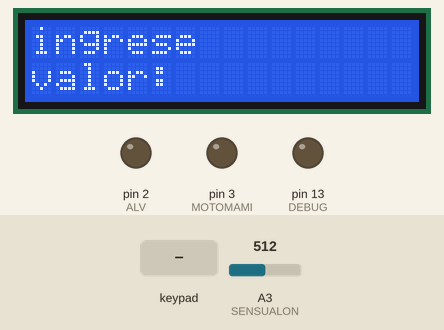
This sketch was run on a simulated Arduino Uno, built with avr-gcc and run on an emulated ATmega328P. On the bench: 16×2 character LCD, output pins drawn as LEDs (lit = HIGH). Inputs (shaded band) come from the test bench; at power-on: A3 (SENSUALON) = 512. What the sketch prints to the serial monitor is not drawn.

Above: at 1.2 s.
1.3 s: keypad keys 7 6 5 4 # pressed 0.4 s apart
At 4.2 s:
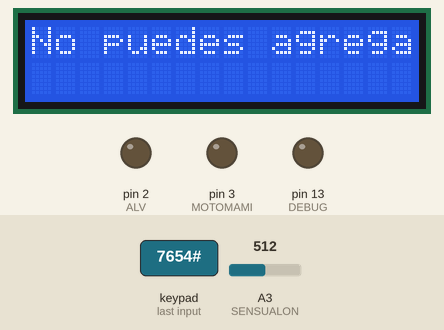
6.3 s: key '#' pressed
At 8.4 s:
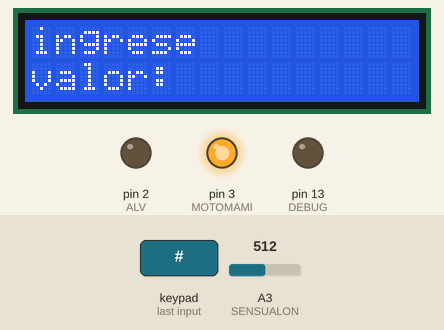
9.3 s: A3 (SENSUALON) set to 900
At 10.3 s:
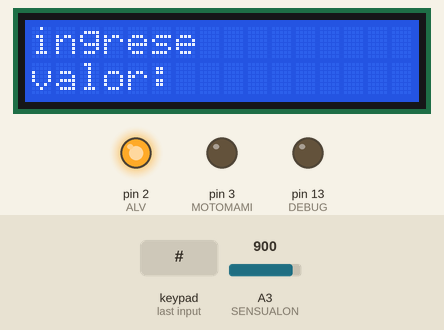
11.1 s: keypad keys 1 1 1 0 9 8 pressed 0.4 s apart
At 14.4 s:
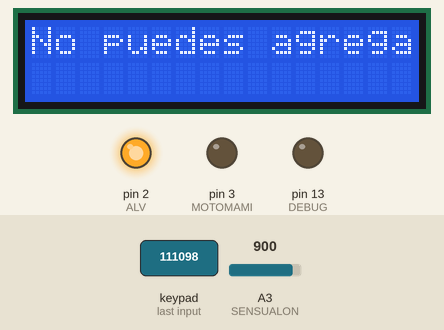
16.5 s: A3 (SENSUALON) set to 716
At 19.3 s:
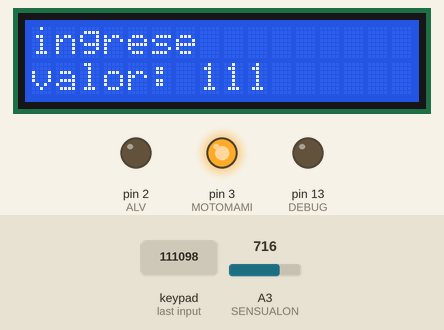
19.5 s: key '#' pressed
At 23.2 s:
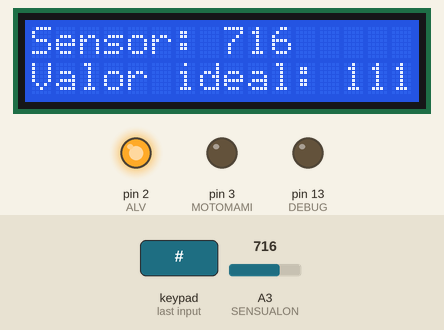
Timing chart, 0 to 23.5 s (numbered marks = the images above; inputs shaded):
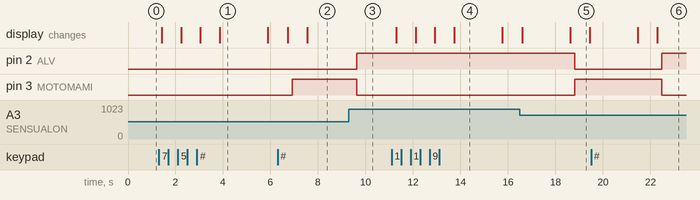

The sketch:

plantav2reforjado.ino
```cpp
#include <Wire.h>
#include <LiquidCrystal_I2C.h>
#include <Keypad.h>

const byte rowsCount = 4;
const byte columsCount = 4;

int ALV = 2;
int MOTOMAMI = 3;    // Input3 conectada al pin 1 -> bomba
int SENSUALON = A3;

int DEBUG = 13;

int ideal = 0;
int sensual;
int margen = 20;
int margenSuperior;
int margenInferior;

bool bandera = 1;
bool flagMenu = 1; // Bandera
bool flagErase = 1;

char key;
char numPad[3];
char subChar[3];
int longitud = 0;

const byte rowPins[rowsCount] = { 11, 10, 9, 8 };
const byte columnPins[columsCount] = { 7, 6, 5, 4 };

char keys[rowsCount][columsCount] = {
   { '1','2','3', 'A' },
   { '4','5','6', 'B' },
   { '7','8','9', 'C' },
   { '*','0','#', 'D' }
};

Keypad keypad = Keypad(makeKeymap(keys), rowPins, columnPins, rowsCount, columsCount);
LiquidCrystal_I2C lcd(0x27,16,2);

void menu1(){
    lcd.clear();
    lcd.setCursor(0, 0);
    lcd.print("Sensor: ");
    lcd.print(sensual);
    lcd.setCursor(0, 1);
    lcd.print("Valor ideal: ");
    lcd.print(ideal);
    delay(200);
}

void menu2(){
    lcd.clear();
    lcd.setCursor(0, 0);
    lcd.print("ingrese");
    lcd.setCursor(0, 1);
    lcd.print("valor: ");
    for(int i = 0; i < longitud; i++)
      lcd.print(numPad[i]);
    delay(200);
}

void menu3(){
  lcd.clear();
  lcd.setCursor(0, 0);
  lcd.print("No puedes agregar mas caracteres");
  delay(2000);

}

void setup() {

  Serial.begin(9600);

  lcd.init();
  lcd.backlight();
  lcd.clear();

  ideal = analogRead(SENSUALON);

  pinMode(MOTOMAMI, OUTPUT);
  pinMode(ALV, OUTPUT);

  pinMode(DEBUG, OUTPUT);

}

void loop() {

  key = keypad.getKey();
  sensual = analogRead(SENSUALON);

  Serial.println(sensual);

  if (key) {
    if(key == '#'){
      flagMenu = !flagMenu;
    }
  }
  if(!flagMenu){
    if(flagErase){
      for(int i = longitud; i < 3; i++){
        numPad[i] = 0;
      }
      flagErase = 0;
    }
    ideal = atoi(numPad);
    longitud = 0;
    menu1();
  }
  else{
    flagErase = 1;
    if(key >= 48 && key <= 57){
      if(longitud+1 > 3){
        menu3();
      }
      else{
        numPad[longitud] = key;
        longitud++;
      }
    }
    if(key == '*'){
      numPad[longitud-1] = 0;
      longitud--;
    }
      menu2();
  }

  margenSuperior = ideal + margen;
  margenInferior = ideal - margen;

  if(bandera){
    if(sensual > ideal){
      Serial.println(1);
      digitalWrite(MOTOMAMI, LOW);
      digitalWrite(ALV, HIGH);
    }
    else if(sensual < ideal){
      Serial.println("2");
      digitalWrite(MOTOMAMI, HIGH);
      digitalWrite(ALV, LOW);
    }
    else bandera = 0;
  }
  else{
    if(sensual < margenSuperior && sensual > margenInferior){
      Serial.println("3");
      digitalWrite(MOTOMAMI, LOW);
      digitalWrite(ALV, LOW);
    }
    else if(sensual > margenSuperior){
      Serial.println("4");
      digitalWrite(MOTOMAMI, LOW);
      digitalWrite(ALV, HIGH);
      bandera = 1;
    }
    else if(sensual < margenInferior){
      Serial.println("5");
      digitalWrite(MOTOMAMI, HIGH);
      digitalWrite(ALV, LOW);
      bandera = 1;
    }
  }

  //digitalWrite(MOTOMAMI, HIGH);
  //digitalWrite(ALV, HIGH);
  //digitalWrite(DEBUG, HIGH);

  //delay(2000);

  //digitalWrite(MOTOMAMI, LOW);
  //digitalWrite(ALV, LOW);
  //digitalWrite(DEBUG, LOW);
  //delay(2000);'
  delay(50);

}
```

Measured:
- after the input at 1.3 s, the display: first changes after 0.13 s (image 1 shows a later state)
- after the input at 6.3 s, the display: first differs from a run without the input after 1.2 s (image 2)
- after the input at 9.3 s, pin 2 (ALV): LOW → HIGH after 0.32 s; pin 3 (MOTOMAMI): HIGH → LOW after 0.32 s
- after the input at 11.1 s, the display: first changes after 0.20 s (image 4 shows a later state)
- after the input at 16.5 s, pin 2 (ALV): HIGH → LOW after 2.3 s; pin 3 (MOTOMAMI): LOW → HIGH after 2.3 s
- after the input at 19.5 s, pin 2 (ALV): LOW → HIGH after 3.0 s; pin 3 (MOTOMAMI): HIGH → LOW after 3.0 s; the display: first differs from a run without the input after 2.8 s (image 6)
- what the display in image 1 shows lasts 2.0 s, from 3.9 s to 5.9 s
